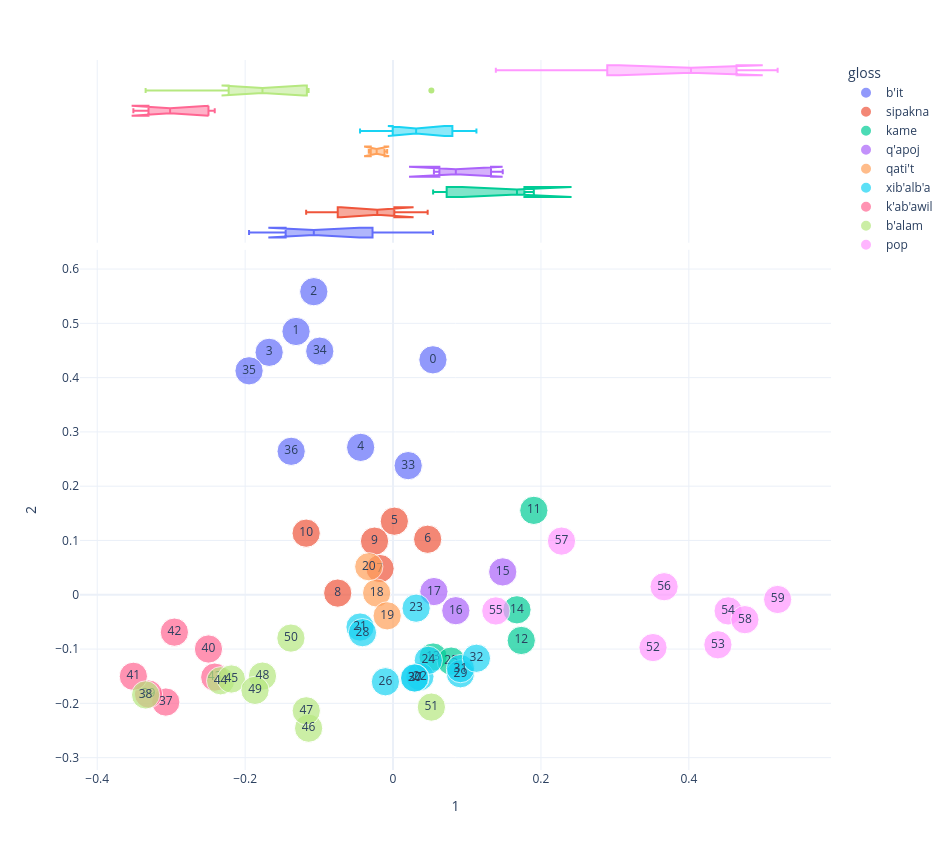

Notebook cell for this chart:
### Code cell
plot_pca(1,2)

### Figure 1 — Plotly figure (JSON) as saved in the notebook; plotly's stock layout.template omitted (floating-point values rounded to 4 significant figures)
{"data": [{"hovertemplate": "gloss=b'it<br>1=%{x}<br>2=%{y}<br>size=%{marker.size}<br>chunk_num=%{text}<extra></extra>", "legendgroup": "b'it", "marker": {"color": "#636efa", "size": [1, 1, 1, 1, 1, 1, 1, 1, 1], "sizemode": "area", "sizeref": 0.0025, "symbol": "circle"}, "mode": "markers+text", "name": "b'it", "orientation": "v", "showlegend": true, "text": [0.0, 1.0, 2.0, 3.0, 4.0, 33.0, 34.0, 35.0, 36.0], "type": "scatter", "x": [0.05396, -0.1312, -0.1071, -0.1675, -0.04379, 0.02048, -0.09907, -0.1947, -0.1378], "xaxis": "x", "y": [0.4328, 0.485, 0.5583, 0.4466, 0.2715, 0.2379, 0.4487, 0.4126, 0.2643], "yaxis": "y"}, {"alignmentgroup": "True", "hovertemplate": "gloss=b'it<br>1=%{x}<extra></extra>", "legendgroup": "b'it", "marker": {"color": "#636efa", "symbol": "circle"}, "name": "b'it", "notched": true, "offsetgroup": "b'it", "showlegend": false, "type": "box", "x": [0.05396, -0.1312, -0.1071, -0.1675, -0.04379, 0.02048, -0.09907, -0.1947, -0.1378], "xaxis": "x2", "yaxis": "y2"}, {"hovertemplate": "gloss=sipakna<br>1=%{x}<br>2=%{y}<br>size=%{marker.size}<br>chunk_num=%{text}<extra></extra>", "legendgroup": "sipakna", "marker": {"color": "#EF553B", "size": [1, 1, 1, 1, 1, 1], "sizemode": "area", "sizeref": 0.0025, "symbol": "circle"}, "mode": "markers+text", "name": "sipakna", "orientation": "v", "showlegend": true, "text": [5.0, 6.0, 7.0, 8.0, 9.0, 10.0], "type": "scatter", "x": [0.001758, 0.04682, -0.01758, -0.0748, -0.02503, -0.1175], "xaxis": "x", "y": [0.1355, 0.1023, 0.04828, 0.003109, 0.09876, 0.1135], "yaxis": "y"}, {"alignmentgroup": "True", "hovertemplate": "gloss=sipakna<br>1=%{x}<extra></extra>", "legendgroup": "sipakna", "marker": {"color": "#EF553B", "symbol": "circle"}, "name": "sipakna", "notched": true, "offsetgroup": "sipakna", "showlegend": false, "type": "box", "x": [0.001758, 0.04682, -0.01758, -0.0748, -0.02503, -0.1175], "xaxis": "x2", "yaxis": "y2"}, {"hovertemplate": "gloss=kame<br>1=%{x}<br>2=%{y}<br>size=%{marker.size}<br>chunk_num=%{text}<extra></extra>", "legendgroup": "kame", "marker": {"color": "#00cc96", "size": [1, 1, 1, 1, 1], "sizemode": "area", "sizeref": 0.0025, "symbol": "circle"}, "mode": "markers+text", "name": "kame", "orientation": "v", "showlegend": true, "text": [11.0, 12.0, 13.0, 14.0, 25.0], "type": "scatter", "x": [0.1904, 0.1734, 0.05419, 0.1676, 0.07861], "xaxis": "x", "y": [0.1555, -0.08413, -0.1147, -0.02769, -0.1222], "yaxis": "y"}, {"alignmentgroup": "True", "hovertemplate": "gloss=kame<br>1=%{x}<extra></extra>", "legendgroup": "kame", "marker": {"color": "#00cc96", "symbol": "circle"}, "name": "kame", "notched": true, "offsetgroup": "kame", "showlegend": false, "type": "box", "x": [0.1904, 0.1734, 0.05419, 0.1676, 0.07861], "xaxis": "x2", "yaxis": "y2"}, {"hovertemplate": "gloss=q'apoj<br>1=%{x}<br>2=%{y}<br>size=%{marker.size}<br>chunk_num=%{text}<extra></extra>", "legendgroup": "q'apoj", "marker": {"color": "#ab63fa", "size": [1, 1, 1], "sizemode": "area", "sizeref": 0.0025, "symbol": "circle"}, "mode": "markers+text", "name": "q'apoj", "orientation": "v", "showlegend": true, "text": [15.0, 16.0, 17.0], "type": "scatter", "x": [0.1483, 0.08491, 0.05526], "xaxis": "x", "y": [0.04215, -0.02929, 0.005922], "yaxis": "y"}, {"alignmentgroup": "True", "hovertemplate": "gloss=q'apoj<br>1=%{x}<extra></extra>", "legendgroup": "q'apoj", "marker": {"color": "#ab63fa", "symbol": "circle"}, "name": "q'apoj", "notched": true, "offsetgroup": "q'apoj", "showlegend": false, "type": "box", "x": [0.1483, 0.08491, 0.05526], "xaxis": "x2", "yaxis": "y2"}, {"hovertemplate": "gloss=qati't<br>1=%{x}<br>2=%{y}<br>size=%{marker.size}<br>chunk_num=%{text}<extra></extra>", "legendgroup": "qati't", "marker": {"color": "#FFA15A", "size": [1, 1, 1], "sizemode": "area", "sizeref": 0.0025, "symbol": "circle"}, "mode": "markers+text", "name": "qati't", "orientation": "v", "showlegend": true, "text": [18.0, 19.0, 20.0], "type": "scatter", "x": [-0.02215, -0.007935, -0.0328], "xaxis": "x", "y": [0.003272, -0.03879, 0.05167], "yaxis": "y"}, {"alignmentgroup": "True", "hovertemplate": "gloss=qati't<br>1=%{x}<extra></extra>", "legendgroup": "qati't", "marker": {"color": "#FFA15A", "symbol": "circle"}, "name": "qati't", "notched": true, "offsetgroup": "qati't", "showlegend": false, "type": "box", "x": [-0.02215, -0.007935, -0.0328], "xaxis": "x2", "yaxis": "y2"}, {"hovertemplate": "gloss=xib'alb'a<br>1=%{x}<br>2=%{y}<br>size=%{marker.size}<br>chunk_num=%{text}<extra></extra>", "legendgroup": "xib'alb'a", "marker": {"color": "#19d3f3", "size": [1, 1, 1, 1, 1, 1, 1, 1, 1, 1, 1], "sizemode": "area", "sizeref": 0.0025, "symbol": "circle"}, "mode": "markers+text", "name": "xib'alb'a", "orientation": "v", "showlegend": true, "text": [21.0, 22.0, 23.0, 24.0, 26.0, 27.0, 28.0, 29.0, 30.0, 31.0, 32.0], "type": "scatter", "x": [-0.04462, 0.03633, 0.03122, 0.04769, -0.01028, 0.02975, -0.04135, 0.09111, 0.02905, 0.0912, 0.1128], "xaxis": "x", "y": [-0.05941, -0.1508, -0.02467, -0.1208, -0.1602, -0.1534, -0.06978, -0.1455, -0.1532, -0.136, -0.1169], "yaxis": "y"}, {"alignmentgroup": "True", "hovertemplate": "gloss=xib'alb'a<br>1=%{x}<extra></extra>", "legendgroup": "xib'alb'a", "marker": {"color": "#19d3f3", "symbol": "circle"}, "name": "xib'alb'a", "notched": true, "offsetgroup": "xib'alb'a", "showlegend": false, "type": "box", "x": [-0.04462, 0.03633, 0.03122, 0.04769, -0.01028, 0.02975, -0.04135, 0.09111, 0.02905, 0.0912, 0.1128], "xaxis": "x2", "yaxis": "y2"}, {"hovertemplate": "gloss=k'ab'awil<br>1=%{x}<br>2=%{y}<br>size=%{marker.size}<br>chunk_num=%{text}<extra></extra>", "legendgroup": "k'ab'awil", "marker": {"color": "#FF6692", "size": [1, 1, 1, 1, 1, 1], "sizemode": "area", "sizeref": 0.0025, "symbol": "circle"}, "mode": "markers+text", "name": "k'ab'awil", "orientation": "v", "showlegend": true, "text": [37.0, 39.0, 40.0, 41.0, 42.0, 43.0], "type": "scatter", "x": [-0.3073, -0.3307, -0.2496, -0.3511, -0.2957, -0.2411], "xaxis": "x", "y": [-0.1976, -0.1828, -0.09988, -0.1502, -0.0688, -0.1517], "yaxis": "y"}, {"alignmentgroup": "True", "hovertemplate": "gloss=k'ab'awil<br>1=%{x}<extra></extra>", "legendgroup": "k'ab'awil", "marker": {"color": "#FF6692", "symbol": "circle"}, "name": "k'ab'awil", "notched": true, "offsetgroup": "k'ab'awil", "showlegend": false, "type": "box", "x": [-0.3073, -0.3307, -0.2496, -0.3511, -0.2957, -0.2411], "xaxis": "x2", "yaxis": "y2"}, {"hovertemplate": "gloss=b'alam<br>1=%{x}<br>2=%{y}<br>size=%{marker.size}<br>chunk_num=%{text}<extra></extra>", "legendgroup": "b'alam", "marker": {"color": "#B6E880", "size": [1, 1, 1, 1, 1, 1, 1, 1, 1], "sizemode": "area", "sizeref": 0.0025, "symbol": "circle"}, "mode": "markers+text", "name": "b'alam", "orientation": "v", "showlegend": true, "text": [38.0, 44.0, 45.0, 46.0, 47.0, 48.0, 49.0, 50.0, 51.0], "type": "scatter", "x": [-0.3346, -0.2332, -0.2186, -0.1142, -0.1173, -0.1765, -0.1866, -0.1381, 0.05186], "xaxis": "x", "y": [-0.1845, -0.1584, -0.1551, -0.2457, -0.2137, -0.1498, -0.176, -0.07977, -0.2069], "yaxis": "y"}, {"alignmentgroup": "True", "hovertemplate": "gloss=b'alam<br>1=%{x}<extra></extra>", "legendgroup": "b'alam", "marker": {"color": "#B6E880", "symbol": "circle"}, "name": "b'alam", "notched": true, "offsetgroup": "b'alam", "showlegend": false, "type": "box", "x": [-0.3346, -0.2332, -0.2186, -0.1142, -0.1173, -0.1765, -0.1866, -0.1381, 0.05186], "xaxis": "x2", "yaxis": "y2"}, {"hovertemplate": "gloss=pop<br>1=%{x}<br>2=%{y}<br>size=%{marker.size}<br>chunk_num=%{text}<extra></extra>", "legendgroup": "pop", "marker": {"color": "#FF97FF", "size": [1, 1, 1, 1, 1, 1, 1, 1], "sizemode": "area", "sizeref": 0.0025, "symbol": "circle"}, "mode": "markers+text", "name": "pop", "orientation": "v", "showlegend": true, "text": [52.0, 53.0, 54.0, 55.0, 56.0, 57.0, 58.0, 59.0], "type": "scatter", "x": [0.3515, 0.4393, 0.4531, 0.139, 0.3666, 0.2278, 0.4758, 0.5201], "xaxis": "x", "y": [-0.09727, -0.09208, -0.02969, -0.02977, 0.01485, 0.0989, -0.04584, -0.00865], "yaxis": "y"}, {"alignmentgroup": "True", "hovertemplate": "gloss=pop<br>1=%{x}<extra></extra>", "legendgroup": "pop", "marker": {"color": "#FF97FF", "symbol": "circle"}, "name": "pop", "notched": true, "offsetgroup": "pop", "showlegend": false, "type": "box", "x": [0.3515, 0.4393, 0.4531, 0.139, 0.3666, 0.2278, 0.4758, 0.5201], "xaxis": "x2", "yaxis": "y2"}], "layout": {"height": 850, "legend": {"itemsizing": "constant", "title": {"text": "gloss"}, "tracegroupgap": 0}, "margin": {"t": 60}, "width": 950, "xaxis": {"anchor": "y", "domain": [0, 1], "title": {"text": "1"}}, "xaxis2": {"anchor": "y2", "domain": [0, 1], "matches": "x", "showgrid": true, "showticklabels": false}, "yaxis": {"anchor": "x", "domain": [0, 0.7326], "title": {"text": "2"}}, "yaxis2": {"anchor": "x2", "domain": [0.7426, 1], "matches": "y2", "showgrid": false, "showline": false, "showticklabels": false, "ticks": ""}}}
